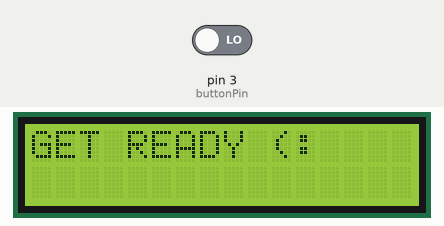
The sketch below on a simulated Arduino Uno, built with avr-gcc and run on an emulated ATmega328P. On the bench: 16×2 character LCD. The test bench sets the inputs (shaded band); at power-on: pin 3 (buttonPin) LOW. Random numbers use the default seed unless the sketch sets one.

Above: at 1.2 s.
1.3 s: pin 3 (buttonPin) driven HIGH
At 5.2 s:
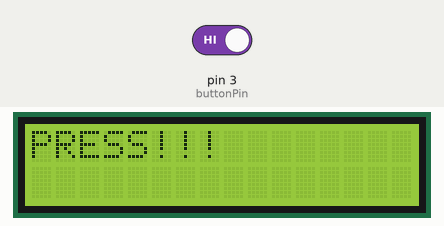
5.9 s: pin 3 (buttonPin) driven LOW
At 6.8 s:
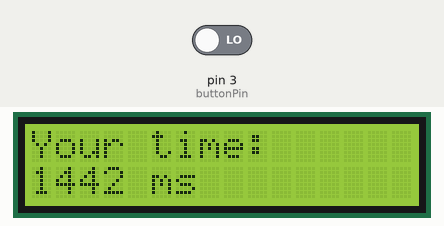
At 9.01 s:
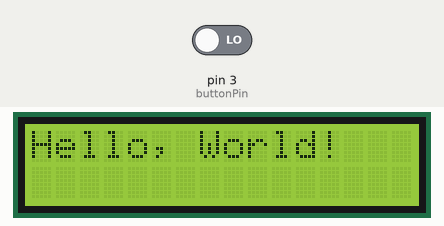
Timing chart, 0 to 10.5 s (numbered marks = the images above; inputs shaded):
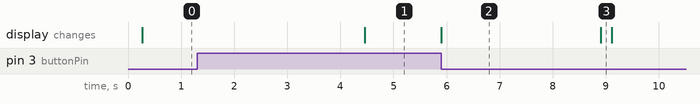

The sketch:

sketch_apr7a.ino
```cpp
#include <LiquidCrystal.h>  // Include the LiquidCrystal library for the LCD

// Define the pin connected to the pushbutton
const int buttonPin = 3;

// Define the LCD pin connections: RS, Enable, Data4, Data5, Data6, Data7
const int rs = 7, en = 8, d4 = 9, d5 = 10, d6 = 11, d7 = 12;

LiquidCrystal lcd(rs, en, d4, d5, d6, d7);  // Create an LCD object

void setup() {
  pinMode(3, INPUT);     // Set the button pin as input
  lcd.begin(5, 8);             // Initialize LCD type (x columns, y rows)
  Serial.begin(9600);          // Start Serial Monitor for debugging output
  randomSeed(analogRead(0));   // Seed the random number generator
}

void loop() {
  lcd.clear();                 // Clear the LCD screen
  lcd.print("Hello, World!"); // Display instruction to the player

  // Just waiting here until the player presses the button (HIGH to LOW)
  while (digitalRead(buttonPin) == HIGH) {} // DONT WORRY HOW THIS WORKS NOW

  // Small delay to remove mechanical button bounce noise
  delay(200);

  // Call the function that runs the reaction timer game
  reactionGame(); // Need to be defined!!!
}

void reactionGame() {
  lcd.clear();    // Clear the LCD screen
  lcd.print("GET READY (:"); // Inform the player to get ready

  // Generate a random delay between 3 to 6 seconds (3000-6000 ms) ...
  // Use the function random(); to help achieve that. Look it up how it works.
  // !!! ENTER THE CODE HERE !!!

 int randNumber = random(3000, 6000);

   delay(randNumber);

  lcd.clear();
  lcd.print("PRESS!!!");  // Ask the player to press the button as fast as possible


  unsigned long startTime = millis();  // Record the time right button press

  // Don’t worry about how this works, only that the code below waits until ...
  // the player presses the button.
  while (digitalRead(buttonPin) == HIGH) {
    // This keeps running until the player reacts and presses the button
  }

  // Use the start time recorded above (startTime) and the current time to ...
  // calculate how long the player took to press the button.
  unsigned long reactionTime = millis()- startTime;

  // Display the reaction time on the LCD
  lcd.clear();
  lcd.print("Your time:");
  lcd.setCursor(0, 1);         // Move to the second row
  lcd.print(reactionTime);     // Show the reaction time in milliseconds
  lcd.print(" ms");

  delay(3000);  // Keep the result displayed for 3 seconds before restarting
}
```

Measured:
- after the input at 5.9 s, the display: changes at once (image 2)
- what the display in image 2 shows lasts 3.0 s, from 5.9 s to 8.9 s
